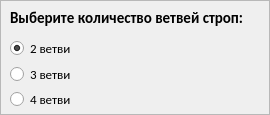
                                <widget class="QFrame" name="frame">
                                    <property name="sizePolicy">
                                        <sizepolicy hsizetype="Preferred" vsizetype="Preferred">
                                            <horstretch>0</horstretch>
                                            <verstretch>0</verstretch>
                                        </sizepolicy>
                                    </property>
                                    <property name="maximumSize">
                                        <size>
                                            <width>16777215</width>
                                            <height>115</height>
                                        </size>
                                    </property>
                                    <property name="frameShape">
                                        <enum>QFrame::StyledPanel</enum>
                                    </property>
                                    <property name="frameShadow">
                                        <enum>QFrame::Raised</enum>
                                    </property>
                                    <widget class="QWidget" name="verticalLayoutWidget">
                                        <property name="geometry">
                                            <rect>
                                                <x>10</x>
                                                <y>38</y>
                                                <width>251</width>
                                                <height>71</height>
                                            </rect>
                                        </property>
                                        <layout class="QVBoxLayout" name="verticalLayout_3">
                                            <property name="spacing">
                                                <number>5</number>
                                            </property>
                                            <item>
                                                <widget class="QRadioButton" name="radio_2Points">
                                                    <property name="font">
                                                        <font>
                                                            <family>Calibri</family>
                                                            <pointsize>10</pointsize>
                                                        </font>
                                                    </property>
                                                    <property name="toolTip">
                                                        <string>&lt;html&gt;&lt;head/&gt;&lt;body&gt;&lt;p&gt;Коэффициент
                                                            неравномерности натяжения ветвей строп - 1&lt;/p&gt;&lt;/body&gt;&lt;/html&gt;
                                                        </string>
                                                    </property>
                                                    <property name="styleSheet">
                                                        <string notr="true"/>
                                                    </property>
                                                    <property name="text">
                                                        <string>2 ветви</string>
                                                    </property>
                                                    <property name="checked">
                                                        <bool>true</bool>
                                                    </property>
                                                </widget>
                                            </item>
                                            <item>
                                                <widget class="QRadioButton" name="radio_3Points">
                                                    <property name="font">
                                                        <font>
                                                            <family>Calibri</family>
                                                            <pointsize>10</pointsize>
                                                        </font>
                                                    </property>
                                                    <property name="toolTip">
                                                        <string>&lt;html&gt;&lt;head/&gt;&lt;body&gt;&lt;p&gt;Коэффициент
                                                            неравномерности натяжения ветвей строп - 1&lt;/p&gt;&lt;/body&gt;&lt;/html&gt;
                                                        </string>
                                                    </property>
                                                    <property name="text">
                                                        <string>3 ветви</string>
                                                    </property>
                                                </widget>
                                            </item>
                                            <item>
                                                <widget class="QRadioButton" name="radio_4Points">
                                                    <property name="font">
                                                        <font>
                                                            <family>Calibri</family>
                                                            <pointsize>10</pointsize>
                                                        </font>
                                                    </property>
                                                    <property name="toolTip">
                                                        <string>&lt;html&gt;&lt;head/&gt;&lt;body&gt;&lt;p&gt;Коэффициент
                                                            неравномерности натяжения ветвей строп - 0,75&lt;/p&gt;&lt;/body&gt;&lt;/html&gt;
                                                        </string>
                                                    </property>
                                                    <property name="text">
                                                        <string>4 ветви</string>
                                                    </property>
                                                </widget>
                                            </item>
                                        </layout>
                                    </widget>
                                    <widget class="QLabel" name="label_count_of_slings">
                                        <property name="geometry">
                                            <rect>
                                                <x>10</x>
                                                <y>10</y>
                                                <width>251</width>
                                                <height>16</height>
                                            </rect>
                                        </property>
                                        <property name="font">
                                            <font>
                                                <family>Calibri</family>
                                                <pointsize>11</pointsize>
                                                <weight>75</weight>
                                                <bold>true</bold>
                                                <kerning>false</kerning>
                                            </font>
                                        </property>
                                        <property name="text">
                                            <string>Выберите количество ветвей строп:</string>
                                        </property>
                                    </widget>
                                </widget>
